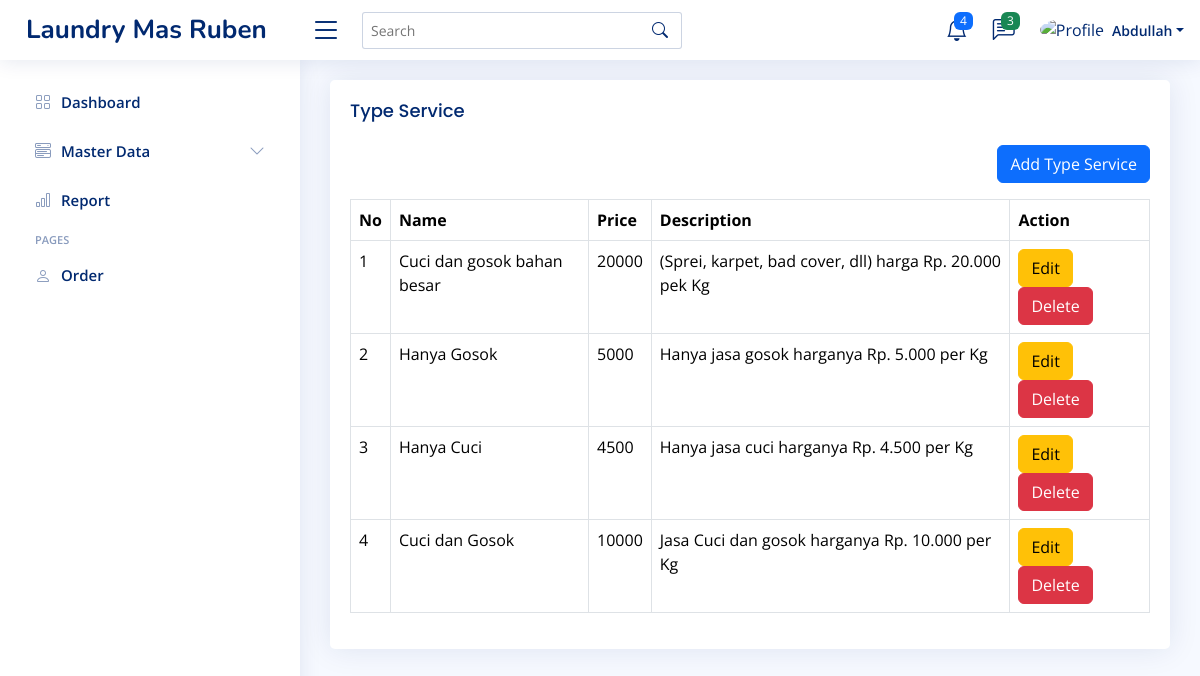
Screenshot of /home.php?page=jenis-service (signed in) with the database file from the repository.
### tables this page shows
CREATE TABLE `type_of_service` (
  `id` int(11) NOT NULL,
  `service_name` varchar(50) NOT NULL,
  `price` int(11) NOT NULL,
  `description` text NOT NULL,
  `created_at` timestamp NOT NULL DEFAULT current_timestamp(),
  `updated_at` timestamp NULL DEFAULT NULL ON UPDATE current_timestamp(),
  `deleted_at` datetime DEFAULT NULL
);

### content/jenis-service.php (the view, shortened to what this page needs)
<?php
$queryCustomer = mysqli_query($config, "SELECT * FROM type_of_service WHERE deleted_at IS NULL ORDER BY id DESC");
$rowCustomer = mysqli_fetch_all($queryCustomer, MYSQLI_ASSOC);
?>
<section class="section">
    <div class="row">
        <div class="col-12">
            <div class="card">
                <div class="card-body">
                    <h5 class="card-title">Type Service</h5>
                    <div class="table-responsive">
                        <div class="mb-3" align="right">
                            <a href="?page=tambah-jenis-service" class="btn btn-primary">Add Type Service</a>
                        </div>
                        <table class="table table-bordered">
                            <thead>
                                <tr>
                                    <th>No</th>
                                    <th>Name</th>
                                    <th>Price</th>
                                    <th>Description</th>
                                    <th>Action</th>
                                </tr>
                            </thead>
                            <tbody>
                                <?php foreach ($rowCustomer as $index => $customer): ?>
                                    <tr>
                                        <td><?php echo $index += 1 ?></td>
                                        <td><?php echo $customer['service_name'] ?></td>
                                        <td><?php echo $customer['price'] ?></td>
                                        <td><?php echo $customer['description'] ?></td>
                                        <td>
                                            <a href="?page=tambah-jenis-service&edit=<?php echo $customer['id'] ?>" class="btn btn-warning">Edit</a>
                                            <a href="?page=jenis-service&delete=<?php echo $customer['id'] ?>" class="btn btn-danger">Delete</a>
                                        </td>
                                    </tr>
                                <?php endforeach ?>
                            </tbody>
                        </table>
                    </div>
                </div>
            </div>
        </div>
    </div>
</section>

### assets/css/style.css (style rules this page uses)
:root { scroll-behavior: smooth; }
body { font-family: "Open Sans", sans-serif; background: #f6f9ff; color: #444444; }
a { color: #4154f1; text-decoration: none; }
h1, h2, h3, h4, h5, h6 { font-family: "Nunito", sans-serif; }
.card { margin-bottom: 30px; border: none; border-radius: 5px; box-shadow: 0px 0 30px rgba(1, 41, 112, 0.1); }
.card-title { padding: 20px 0 15px 0; font-size: 18px; font-weight: 500; color: #012970; font-family: "Poppins", sans-serif; }
.card-body { padding: 0 20px 20px 20px; }

### rows the page displays
type_of_service: index "1", service_name "Cuci dan gosok bahan besar", price "20000", description "(Sprei, karpet, bad cover, dll) harga Rp. 20.000 pek Kg"
type_of_service: index "2", service_name "Hanya Gosok", price "5000", description "Hanya jasa gosok harganya Rp. 5.000 per Kg"
type_of_service: index "3", service_name "Hanya Cuci", price "4500", description "Hanya jasa cuci harganya Rp. 4.500 per Kg"
type_of_service: index "4", service_name "Cuci dan Gosok", price "10000", description "Jasa Cuci dan gosok harganya Rp. 10.000 per Kg"

### other values shown
$_SESSION['NAME'] "Abdullah"
